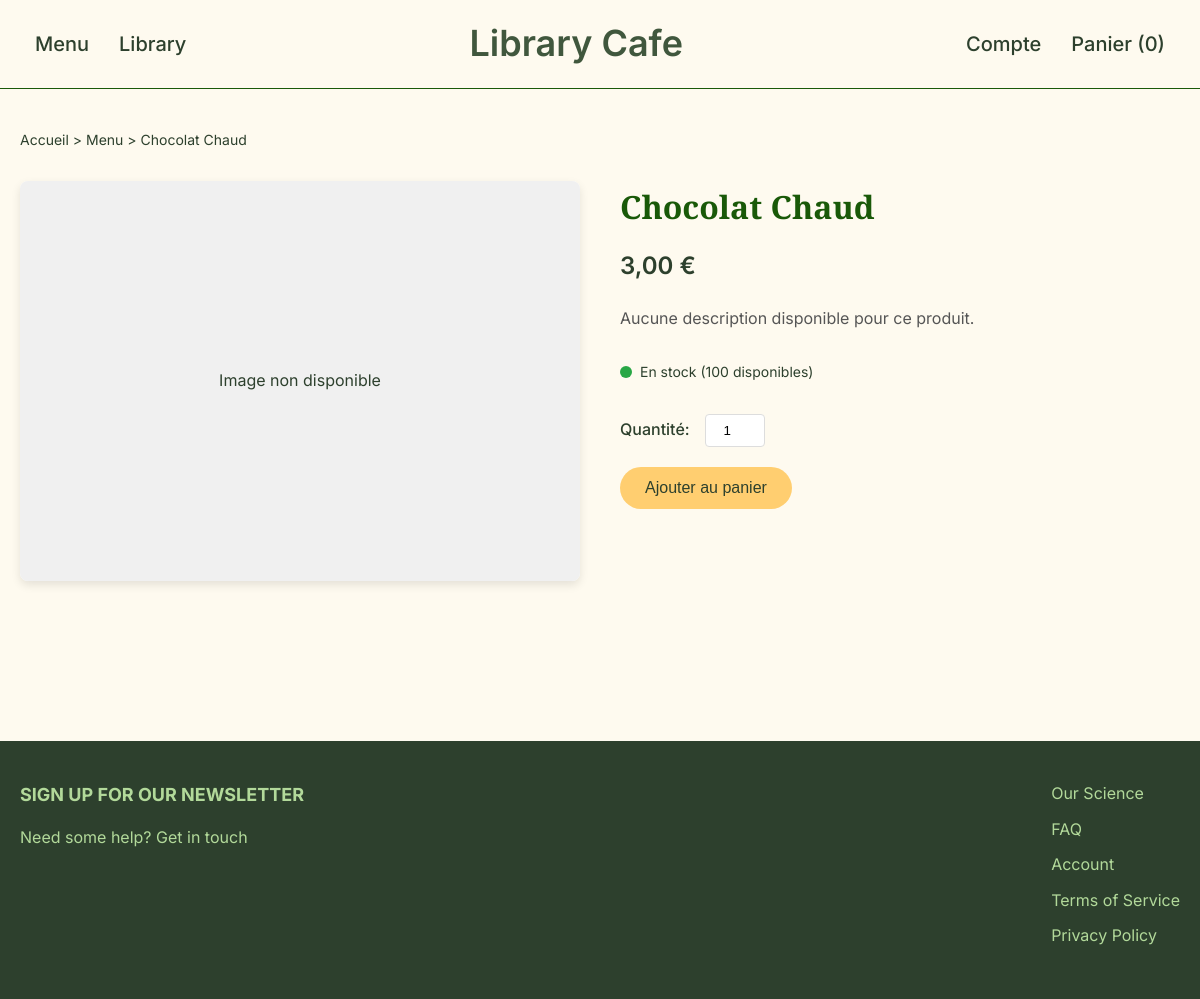
Page /produit.php?id=3 on the committed database.
### tables this page shows
CREATE TABLE `produits` (
  `id` int(11) NOT NULL,
  `nom` varchar(100) NOT NULL,
  `prix` decimal(5,2) NOT NULL,
  `stock` int(11) DEFAULT 100
);

### produit.php (the view, shortened to what this page needs)
<?php
require_once 'bdd.php';
$id = intval($_GET['id']);
$stmt = $pdo->prepare("SELECT p.*, c.nom AS categorie_nom
                       FROM produits p
                       LEFT JOIN categories c ON p.categorie_id = c.id
                       WHERE p.id = ?");
$stmt->execute([$id]);
$produit = $stmt->fetch();
?>
<!DOCTYPE html>
<html lang="fr">
<head>
</head>
<body>
    <header>
        <div class="header-container">
            <nav class="left-nav">
                <ul>
                    <li><a href="menu.php">Menu</a></li>
                    <li><a href="library.php">Library</a></li>
                </ul>
            </nav>
            <a href="Accueil.php" class="logo">Library Cafe</a>
            <nav class="right-nav">
                <ul>
                    <li><a href="profil.php">Compte</a></li>
                    <li><a href="panier.php">Panier (<?= isset($_SESSION['panier']) ? count($_SESSION['panier']) : 0 ?>)</a></li>
                </ul>
            </nav>
        </div>
    </header>
    <main>
        <div class="container">
            <div class="breadcrumb">
                <a href="Accueil.php">Accueil</a> &gt;
                <a href="menu.php">Menu</a> &gt;
                <span><?= htmlspecialchars($produit['nom']) ?></span>
            </div>
            <section class="product-detail">
                <div class="product-image">
                    <?php if (!empty($produit['image']) && file_exists($produit['image'])): ?>
                        <img src="<?= htmlspecialchars($produit['image']) ?>" alt="<?= htmlspecialchars($produit['nom']) ?>">
                    <?php else: ?>
                        <div style="width:100%; height:100%; display:flex; align-items:center; justify-content:center; background-color:#f0f0f0;">
                            <span>Image non disponible</span>
                        </div>
                    <?php endif; ?>
                </div>
                <div class="product-info">
                    <h1 class="product-title"><?= htmlspecialchars($produit['nom']) ?></h1>
                    <div class="product-price"><?= number_format($produit['prix'], 2, ',', ' ') ?> €</div>
                    <?php if (isset($produit['description']) && !empty($produit['description'])): ?>
                        <div class="product-description"><?= nl2br(htmlspecialchars($produit['description'])) ?></div>
                    <?php else: ?>
                        <div class="product-description">Aucune description disponible pour ce produit.</div>
                    <?php endif; ?>
                    <div class="product-stock">
                        <?php if ($produit['stock'] > 10): ?>
                            <div class="stock-indicator in-stock"></div>
                            <span>En stock (<?= $produit['stock'] ?> disponibles)</span>
                        <?php elseif ($produit['stock'] > 0): ?>
                            <div class="stock-indicator low-stock"></div>
                            <span>Stock limité (<?= $produit['stock'] ?> restants)</span>
                        <?php else: ?>
                            <div class="stock-indicator out-of-stock"></div>
                            <span>Rupture de stock</span>
                        <?php endif; ?>
                    </div>
                    <div class="product-actions">
                        <form method="post" action="add_to_cart.php">
                            <div class="quantity-selector">
                                <label for="quantity">Quantité:</label>
                                <input type="number" id="quantity" name="quantité" value="1" min="1" max="<?= $produit['stock'] ?>" class="quantity-input">
                            </div>
                            <button type="submit" class="add-to-cart-btn" <?= $produit['stock'] <= 0 ? 'disabled' : '' ?>>
                                Ajouter au panier
                            </button>
                        </form>
                    </div>
                </div>
            </section>
        </div>
    </main>
    <footer>
        <div class="footer-container">
            <div class="footer-links">
                <h3>SIGN UP FOR OUR NEWSLETTER</h3>
                <p>Need some help? Get in touch</p>
            </div>
            <div class="footer-links">
                <ul>
                    <li><a href="#">Our Science</a></li>
                    <li><a href="#">FAQ</a></li>
                    <li><a href="#">Account</a></li>
                    <li><a href="#">Terms of Service</a></li>
                    <li><a href="#">Privacy Policy</a></li>
                </ul>
            </div>
        </div>
    </footer>
</body>
</html>

### produit.php (style rules this page uses)
* { margin: 0; padding: 0; box-sizing: border-box; }
body { font-family: 'Inter', sans-serif; background-color: #FEFAEF; color: #2D402D; line-height: 1.6; }
.container { max-width: 1280px; margin: 0 auto; padding: 0 20px; }
header { background-color: #FEFAEF; border-bottom: 1px solid #195908; padding: 15px 0; }
.header-container { display: flex; justify-content: space-between; align-items: center; max-width: 1280px; margin: 0 auto; padding: 0 20px; }
.logo { font-family: 'Inter', sans-serif; font-size: 36px; font-weight: 600; color: #40573D; text-decoration: none; }
nav ul { display: flex; list-style: none; }
nav li { margin: 0 15px; }
nav a { color: #2D402D; text-decoration: none; font-weight: 500; font-size: 20px; }
main { padding: 40px 0; }
.breadcrumb { margin-bottom: 30px; font-size: 14px; }
.breadcrumb a { color: #2D402D; text-decoration: none; }
.product-detail { display: flex; gap: 40px; margin-bottom: 60px; }
.product-image { flex: 1; position: relative; border-radius: 8px; overflow: hidden; box-shadow: 0 4px 10px rgba(0,0,0,0.1); height: 400px; background-color: white; }
.product-info { flex: 1; }
.product-title { font-family: 'Instrument Serif', serif; font-size: 32px; color: #195908; margin-bottom: 15px; }
.product-price { font-size: 24px; font-weight: 600; margin-bottom: 20px; }
.product-description { margin-bottom: 30px; color: #555; }
.product-stock { display: flex; align-items: center; margin-bottom: 20px; font-size: 14px; }
.stock-indicator { width: 12px; height: 12px; border-radius: 50%; margin-right: 8px; }
.in-stock { background-color: #28a745; }
.product-actions { margin-top: 30px; }
.quantity-selector { display: flex; align-items: center; margin-bottom: 20px; }
.quantity-selector label { margin-right: 15px; font-weight: 500; }
.quantity-input { width: 60px; padding: 8px; text-align: center; border: 1px solid #ddd; border-radius: 4px; }
.add-to-cart-btn { display: inline-block; padding: 12px 25px; background-color: #FFCE70; color: #2D402D; border: none; border-radius: 50px; font-weight: 500; cursor: pointer; font-size: 16px; transition: background-color 0.3s; }
footer { background-color: #2D402D; color: #B2D99A; padding: 40px 0; margin-top: 60px; }
.footer-container { display: flex; justify-content: space-between; max-width: 1280px; margin: 0 auto; padding: 0 20px; }
.footer-links h3 { font-size: 18px; margin-bottom: 15px; }
.footer-links ul { list-style: none; }
.footer-links li { margin-bottom: 10px; }
.footer-links a { color: #B2D99A; text-decoration: none; }

### rows in the picture
produits: nom "Chocolat Chaud", prix "3,00", stock "100"
